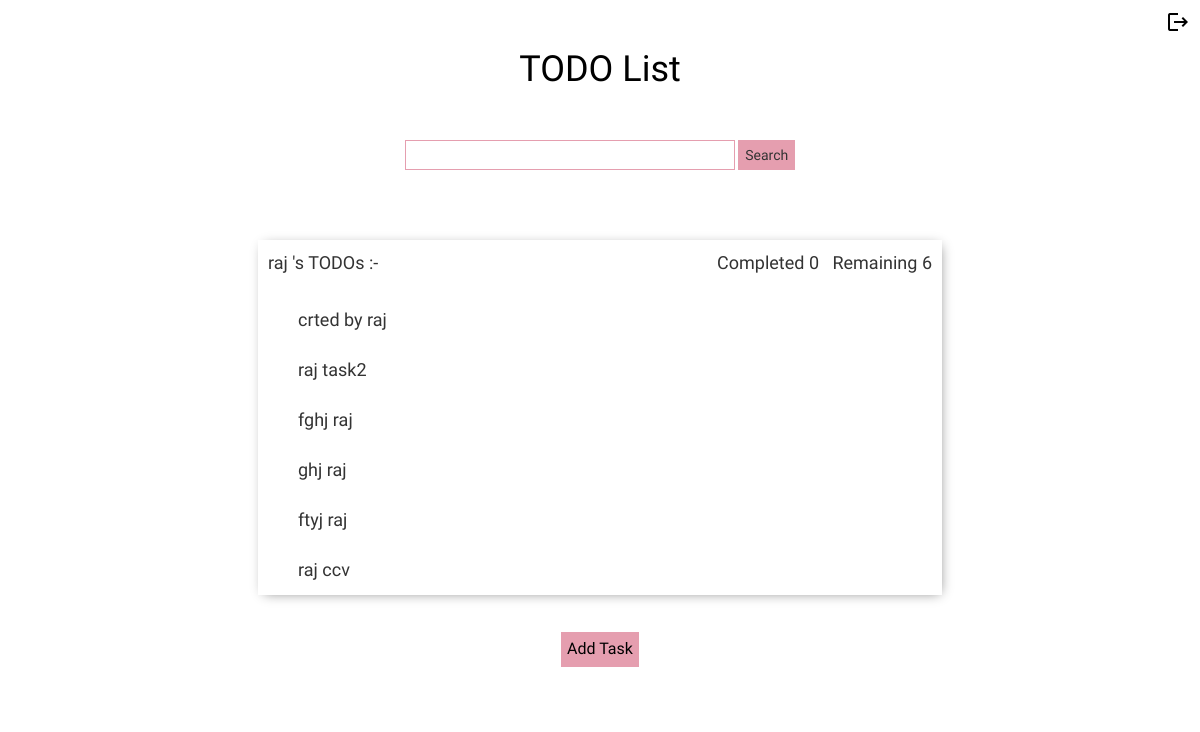
Page / (signed in) on the earlier database version.
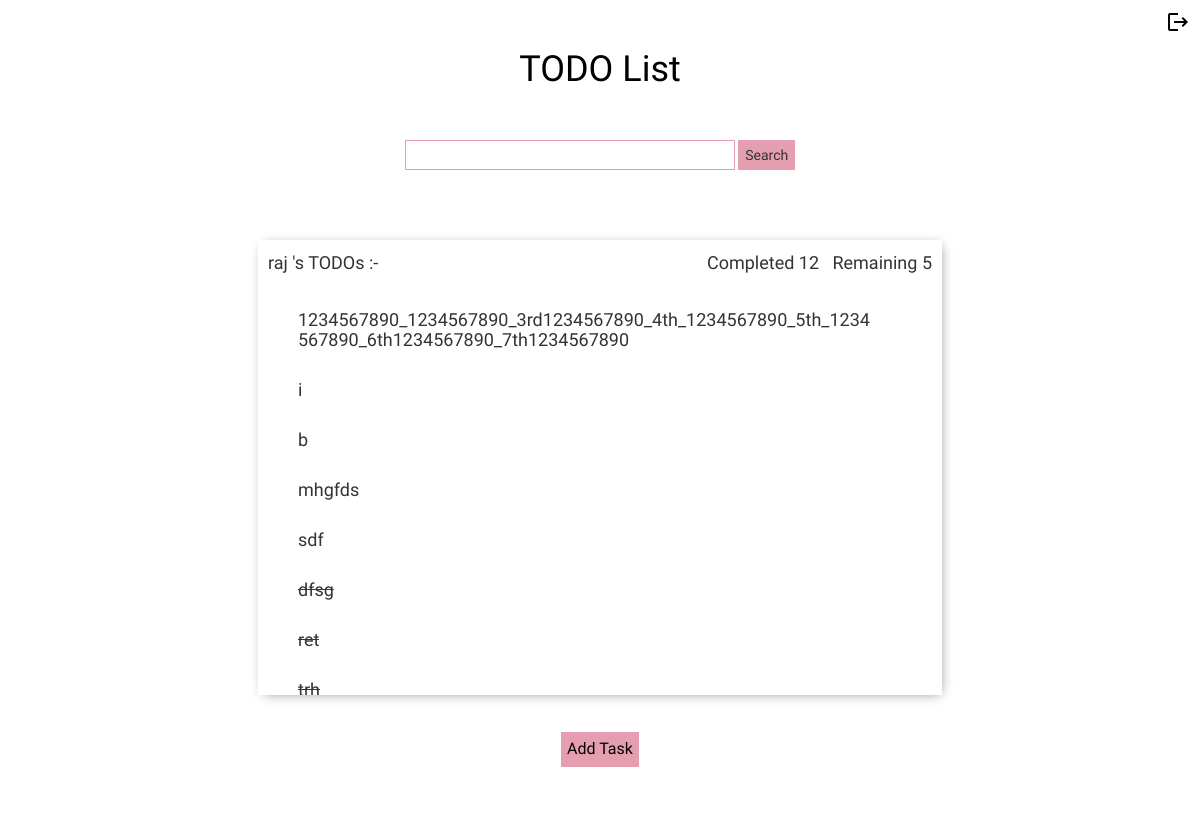
Same page on the later database version.
### todo_app/models.py (models this page shows)
class Tasks(models.Model):
    user = models.ForeignKey(User,on_delete=models.CASCADE)
    title = models.CharField(max_length=100)
    description = models.TextField(max_length=1000, blank=True, null=True)
    complete_status = models.BooleanField(default=False)
    create_time = models.DateTimeField(auto_now_add=True)

### todo_app/views.py (the view)
# urls.py: path('',welcome_page,name='home_page'),
@login_required(login_url='/login/')
@cache_control(no_cache=True, must_revalidate=True, no_store=True)
def welcome_page(request):
    if not request.user.is_authenticated:
        return redirect("user_login")
    task_data = Tasks.objects.filter(user=request.user).order_by('complete_status')
    completed_tasks = task_data.filter(complete_status=True).count();
    incomplete_tasks = task_data.count() - completed_tasks
    print(completed_tasks)
    context = {
        'tasks' : task_data,
        'complete__tasks' : completed_tasks,
        'incomplete_tasks' : incomplete_tasks
    }
    return render(request, 'task_list.html', context)

### todo_app/templates/task_list.html (shortened to what this page needs)
{% extends 'home.html' %}
{% block search_bar %}
    <div id="div-search-bar">
        <form action= {% url 'search_task' %} method="GET" id="search_form">
            <input type="text" id="search-bar" name="searched_title" required>
            <input type="submit" id="search" value="Search">
        </form>
    </div>
{% endblock search_bar %}
{% block web_content %}
<div class="uname">
    <p>{{request.user }} 's TODOs :-</p>
    <div class="task-stats">
        <p> Completed {{complete__tasks}} &nbsp; Remaining {{incomplete_tasks}}</p>
    </div>
</div>
    <div class="list">
        <div class="accordion" id="accordionExample">
            {% for i in tasks %}
                <div class="card">
                    <div class="card-header" id="heading{{i.id}}">
                        <span class="collapsed task_title_view" data-toggle="collapse" data-target="#collapse{{ i.id }}" aria-expanded="true" aria-controls="collapse{{ i.id }}">
                            <h4>{% if i.complete_status  %}
                                <s>{{ i.title }}</s>
                            {% else %}
                                {{ i.title }}
                            {% endif %}</h4>
                        </span>
                        <div style="margin-left: auto;">
                        </div>
                    </div>
                </div>
            {% endfor %}
        </div>
    </div>
{% endblock web_content %}
{% block add_btn %}
<div class="add_btn_div">
    <a class="btn" href="{% url 'add_task' %}">
        <button class="add-btn" type="button">Add Task</button>
    </a>
</div>
{% endblock add_btn %}

### todo_app/templates/home.html (shortened to what this page needs)
<!DOCTYPE html>
<html lang="en">
<head>
    {% load static %}
    <link href="{% static 'style.css' %}" rel="stylesheet">
    <link rel="stylesheet" href="https://maxcdn.bootstrapcdn.com/bootstrap/3.4.1/css/bootstrap.min.css"
    <script src="https://ajax.googleapis.com/ajax/libs/jquery/3.6.0/jquery.min.js"></script>
</head>
<body>
    {% block logout %}
        <div id="logout-btn">
            <a href="/logout" style="color:black">
                <i class="material-icons">logout</i>
            </a>
        </div>
    {% endblock logout %}
    <div id="app-name">
        <a href={% url 'home_page' %}>
            <h1 id="app-name-home"> TODO List </h1>
    <div>
    {% block search_bar %}
    {% endblock search_bar %}
    <div class="container">
        <div class="task_display">
            {% block web_content %}
            {% endblock web_content %}
        </div>
        {% block add_btn %}{% endblock add_btn %}
    </div>
</body>
</html>

### static/style.css (style rules this page uses)
html * { font-family: 'Rajdhani', sans-serif; }
.container { margin: 70px auto; }
.task_display { box-shadow: 2px 2px 12px -4px gray; max-width: 60%; margin: auto; }
.list { overflow-y: scroll; max-height: 400px; }
.add_btn_div { margin: 30px auto; max-width: 120px; }
.btn { font-size: 20px; max-width: 100%; overflow: hidden; text-overflow: ellipsis; color: black; }
.card { padding: 5px 0px; text-align: start; }
.card-header { display: flex; }
.task_title_view { max-width: 100%; overflow: hidden; word-wrap: break-word; text-overflow: ellipsis; margin-right: 30px; }
#app-name { margin-top: 50px; text-align: center; }
.uname { text-align: start; font-size: large; font-weight: 500; display: flex; justify-content: space-between; padding: 10px; }
.add-btn { padding: 5px; font-size: medium; max-width: 100px; border: 1px #e59eaf solid; background: #e59eaf; }
#div-search-bar { margin: 50px; }
#search-bar { width: 30%; height: 30px; border: 1px #e59eaf solid; }
#search { height: 30px; border: 1px #e59eaf solid; background: #e59eaf; }
#logout-btn { position: fixed; right: 10px; top: 10px; }
#app-name-home { color: black; }

Differences in the rows shown:
removed Tasks: title "crted by raj"
removed Tasks: title "raj task2"
removed Tasks: title "fghj raj"
removed Tasks: title "ghj raj"
removed Tasks: title "ftyj raj"
removed Tasks: title "raj ccv"
added Tasks: title "1234567890_1234567890_3rd1234567890_4th_1234567890_5th_1234567890_6th1234567890_7th1234567890"
added Tasks: title "i"
added Tasks: title "b"
added Tasks: title "mhgfds"
added Tasks: title "sdf"
added Tasks: title "dfsg"
added Tasks: title "ret"
added Tasks: title "trh"
Other differences:
{{ complete__tasks }}: "0" → "12"
{{ incomplete_tasks }}: "6" → "5"
